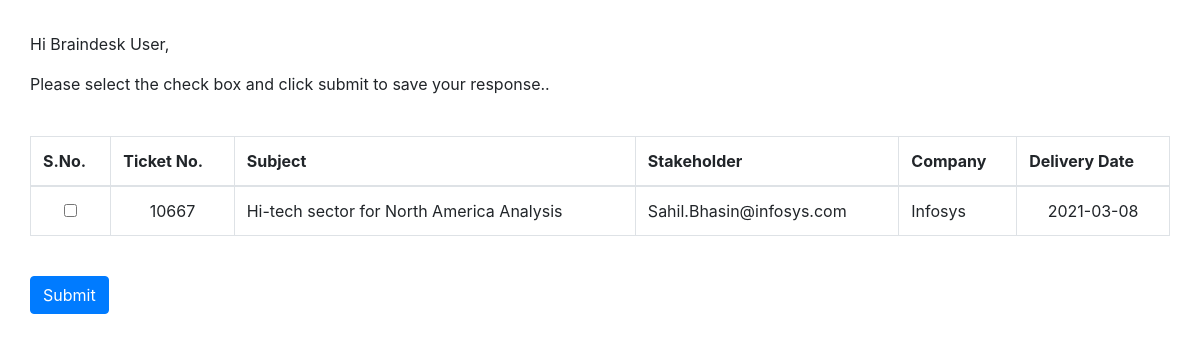
The app's page /home/tomorrow/braindesk-deliverables/ (signed in), older data.
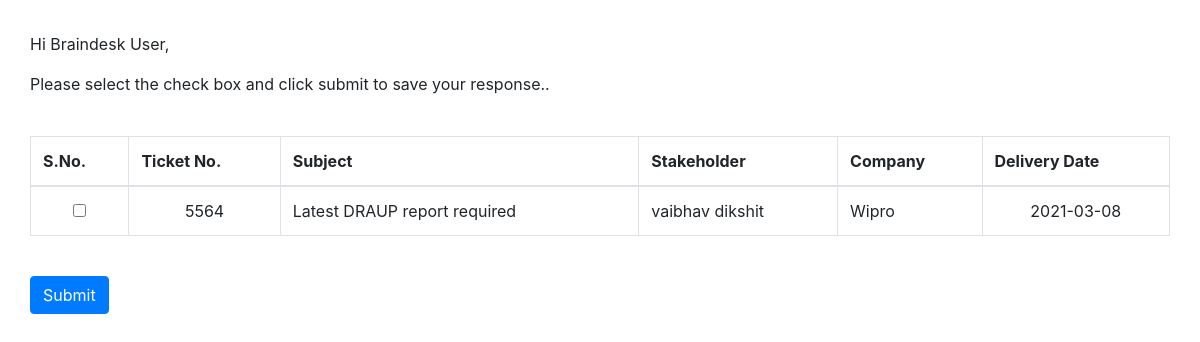
The same page, newer data.
### notifications/models.py (models this page shows, shortened)
class Ticket(models.Model):
    Ticket_ID = models.IntegerField(unique=True)
    Subject = models.CharField(max_length=256)
    Status = models.CharField(max_length=256)
    Source = models.CharField(max_length=256)
    Type = models.CharField(max_length=256)
    Agent = models.CharField(max_length=256)
    Group = models.CharField(max_length=256)
    Created_time = models.DateTimeField(null=False)
    Product = models.CharField(max_length=256)
    Follow_up_Date = models.CharField(max_length=256,null=True)
    Estimated_Delivery_Date = models.CharField(max_length=256,null=True)
    Full_name = models.CharField(max_length=256)
    Email = models.EmailField(max_length=256)
    Company_Name = models.CharField(max_length=256)

### notifications/views.py (the view)
# urls.py: path('tomorrow/braindesk-deliverables/',views.tomorrow_braindesk_confirm,name='tomorrow_braindesk_confirm'),
@login_required(login_url = 'login_user')
def tomorrow_braindesk_confirm(request):
    lis=['Braindesk Report Refresh Request','Braindesk Request']
    if request.method == "POST":
        some_var = request.POST.getlist('Ticket_ID')
        try:
            for i in some_var:
                Confirmed_Ticket.objects.update_or_create(Ticket_ID=i,Created_time=timezone.now())
        except IntegrityError:
                return HttpResponse("This ticket is already confirmed !!!")
        return thankyou(request)
    else:
        tomorrow=str(date.today()+timedelta(days=1))
        tickets = Ticket.objects.filter(Estimated_Delivery_Date__icontains=tomorrow,Type__in=lis)
        tick_dict = {'Ticket':tickets}
        return render(request,'notifications/braindesk_confirm.html',context=tick_dict)

### notifications/templates/notifications/braindesk_confirm.html (shortened to what this page needs)
<!DOCTYPE html>
<html lang="en" dir="ltr">
  <head>
    {% load static %}
    <link rel="stylesheet" href="https://stackpath.bootstrapcdn.com/bootstrap/4.1.3/css/bootstrap.min.css"
>
  </head>
  <body>
    <div class="container">
      <p>Hi Braindesk User,</p>
      <p>Please select the check box and click submit to save your response..</p>
      <br>
<form  method="post">
<div class="row">
  <div class="col-12">
    <table class="table table-bordered">
      <thead>
        <tr>
          <th scope="col">S.No.</th>
          <th  scope="col">Ticket No.</th>
          <th  scope="col">Subject</th>
          <th  scope="col">Stakeholder</th>
          <th  scope="col">Company</th>
          <th  scope="col">Delivery Date</th>
        </tr>
      </thead>
      {% for entry in Ticket %}
      <tbody>
        <tr>
          <td style="text-align:center"><input type="checkbox"  name="Ticket_ID" value={{entry.Ticket_ID}}>
          <td  style="text-align:center">{{entry.Ticket_ID}}</td>
          <td>{{entry.Subject}}</td>
          <td>{{entry.Full_name}}</td>
          <td>{{entry.Company_Name}}</td>
          <td style="text-align:center">{{entry.Estimated_Delivery_Date}}</td>
        </tr>
        {% endfor %}
      </tbody>
    </table>
  </div>
</div>
  <br><input onclick="return confirm('Are you sure do you want to continue ?');" class="btn btn-primary" type="submit" value="Submit">
</form>
</div>
  </body>
</html>

Row changes from the older to the newer data that the page shows:
removed Ticket: Ticket_ID "10667", Subject "Hi-tech sector for North America Analysis", Full_name "Sahil.Bhasin@infosys.com", Company_Name "Infosys", Estimated_Delivery_Date "2021-03-08"
added Ticket: Ticket_ID "5564", Subject "Latest DRAUP report required", Full_name "vaibhav dikshit", Company_Name "Wipro", Estimated_Delivery_Date "2021-03-08"
